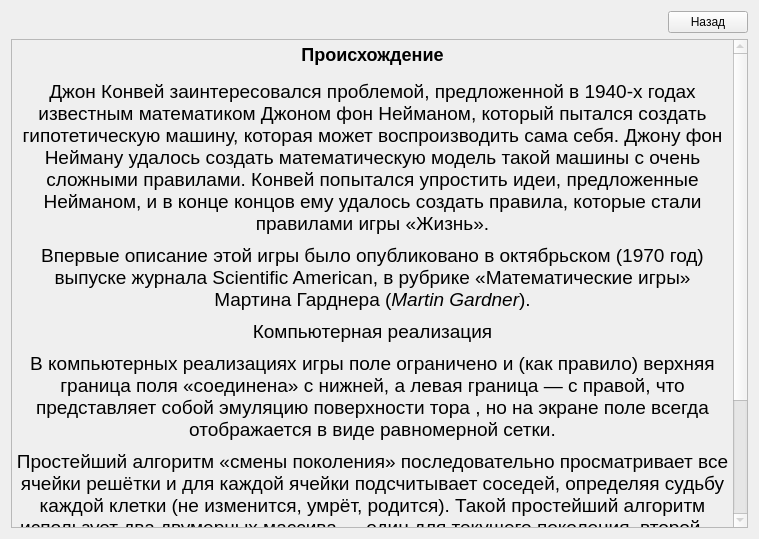
<?xml version="1.0" encoding="UTF-8"?>
<ui version="4.0">
 <class>HistoryWindow</class>
 <widget class="QWidget" name="HistoryWindow">
  <property name="geometry">
   <rect>
    <x>0</x>
    <y>0</y>
    <width>759</width>
    <height>539</height>
   </rect>
  </property>
  <property name="windowTitle">
   <string>Form</string>
  </property>
  <layout class="QGridLayout" name="gridLayout_2">
   <item row="0" column="0">
    <layout class="QGridLayout" name="gridLayout" rowstretch="1,20,0">
     <item row="0" column="0">
      <layout class="QHBoxLayout" name="horizontalLayout" stretch="10,1">
       <item>
        <spacer name="horizontalSpacer">
         <property name="orientation">
          <enum>Qt::Horizontal</enum>
         </property>
         <property name="sizeHint" stdset="0">
          <size>
           <width>40</width>
           <height>20</height>
          </size>
         </property>
        </spacer>
       </item>
       <item>
        <widget class="QPushButton" name="pushButton">
         <property name="text">
          <string>Назад</string>
         </property>
        </widget>
       </item>
      </layout>
     </item>
     <item row="1" column="0">
      <widget class="QTextEdit" name="textEdit">
       <property name="enabled">
        <bool>false</bool>
       </property>
       <property name="html">
        <string>&lt;!DOCTYPE HTML PUBLIC &quot;-//W3C//DTD HTML 4.0//EN&quot; &quot;http://www.w3.org/TR/REC-html40/strict.dtd&quot;&gt;
&lt;html&gt;&lt;head&gt;&lt;meta name=&quot;qrichtext&quot; content=&quot;1&quot; /&gt;&lt;style type=&quot;text/css&quot;&gt;
p, li { white-space: pre-wrap; }
&lt;/style&gt;&lt;/head&gt;&lt;body style=&quot; font-family:'.AppleSystemUIFont'; font-size:13pt; font-weight:400; font-style:normal;&quot;&gt;
&lt;h2 align=&quot;center&quot; style=&quot; margin-top:15px; margin-bottom:4px; margin-left:0px; margin-right:0px; -qt-block-indent:0; text-indent:0px; line-height:130%;&quot;&gt;&lt;a name=&quot;Происхождение&quot;&gt;&lt;/a&gt;&lt;span style=&quot; font-family:'Linux Libertine','Georgia','Times','serif'; font-size:14pt; font-weight:600; color:#000000;&quot;&gt;П&lt;/span&gt;&lt;span style=&quot; font-family:'Linux Libertine','Georgia','Times','serif'; font-size:14pt; font-weight:600; color:#000000;&quot;&gt;роисхождение&lt;/span&gt;&lt;/h2&gt;
&lt;p align=&quot;center&quot; style=&quot; margin-top:9px; margin-bottom:9px; margin-left:0px; margin-right:0px; -qt-block-indent:0; text-indent:0px;&quot;&gt;&lt;span style=&quot; font-family:'sans-serif'; font-size:14pt; color:#000000;&quot;&gt;Джон Конвей заинтересовался проблемой, предложенной в 1940-x годах известным математиком Джоном фон Нейманом, который пытался создать гипотетическую машину, которая может воспроизводить сама себя. Джону фон Нейману удалось создать математическую модель такой машины с очень сложными правилами. Конвей попытался упростить идеи, предложенные Нейманом, и в конце концов ему удалось создать правила, которые стали правилами игры «Жизнь».&lt;/span&gt;&lt;/p&gt;
&lt;p align=&quot;center&quot; style=&quot; margin-top:9px; margin-bottom:9px; margin-left:0px; margin-right:0px; -qt-block-indent:0; text-indent:0px;&quot;&gt;&lt;span style=&quot; font-family:'sans-serif'; font-size:14pt; color:#000000;&quot;&gt;Впервые описание этой игры было опубликовано в октябрьском (1970 год) выпуске журнала Scientific American, в рубрике «Математические игры» Мартина Гарднера (&lt;/span&gt;&lt;span style=&quot; font-family:'sans-serif'; font-size:14pt; font-style:italic; color:#000000;&quot;&gt;Martin Gardner&lt;/span&gt;&lt;span style=&quot; font-family:'sans-serif'; font-size:14pt; color:#000000;&quot;&gt;).&lt;/span&gt;&lt;/p&gt;
&lt;p align=&quot;center&quot; style=&quot; margin-top:9px; margin-bottom:9px; margin-left:0px; margin-right:0px; -qt-block-indent:0; text-indent:0px;&quot;&gt;&lt;a name=&quot;Компьютерная_реализация&quot;&gt;&lt;/a&gt;&lt;span style=&quot; font-family:'Linux Libertine','Georgia','Times','serif'; font-size:14pt; color:#000000;&quot;&gt;К&lt;/span&gt;&lt;span style=&quot; font-family:'Linux Libertine','Georgia','Times','serif'; font-size:14pt; color:#000000;&quot;&gt;омпьютерная реализация&lt;/span&gt;&lt;/p&gt;
&lt;p align=&quot;center&quot; style=&quot; margin-top:9px; margin-bottom:9px; margin-left:0px; margin-right:0px; -qt-block-indent:0; text-indent:0px;&quot;&gt;&lt;span style=&quot; font-family:'sans-serif'; font-size:14pt; color:#000000;&quot;&gt;В компьютерных реализациях игры поле ограничено и (как правило) верхняя граница поля «соединена» с нижней, а левая граница — с правой, что представляет собой эмуляцию поверхности тора , но на экране поле всегда отображается в виде равномерной сетки.&lt;/span&gt;&lt;/p&gt;
&lt;p align=&quot;center&quot; style=&quot; margin-top:9px; margin-bottom:9px; margin-left:0px; margin-right:0px; -qt-block-indent:0; text-indent:0px;&quot;&gt;&lt;span style=&quot; font-family:'sans-serif'; font-size:14pt; color:#000000;&quot;&gt;Простейший алгоритм «смены поколения» последовательно просматривает все ячейки решётки и для каждой ячейки подсчитывает соседей, определяя судьбу каждой клетки (не изменится, умрёт, родится). Такой простейший алгоритм использует два двумерных массива — один для текущего поколения, второй — для следующего.&lt;/span&gt;&lt;/p&gt;
&lt;p align=&quot;center&quot; style=&quot; margin-top:9px; margin-bottom:9px; margin-left:0px; margin-right:0px; -qt-block-indent:0; text-indent:0px;&quot;&gt;&lt;span style=&quot; font-family:'sans-serif'; font-size:14pt; color:#000000;&quot;&gt;Более сложный, но и более быстрый алгоритм составляет списки клеток для просмотра в последующем поколении; клетки, которые не могут измениться, в списки не вносятся. Например, если какая-либо клетка и ни одна из её соседей не поменялись на предыдущем ходу, то эта клетка не поменяется и на текущем ходу.&lt;/span&gt;&lt;/p&gt;&lt;/body&gt;&lt;/html&gt;</string>
       </property>
      </widget>
     </item>
    </layout>
   </item>
  </layout>
 </widget>
 <resources/>
 <connections/>
</ui>
